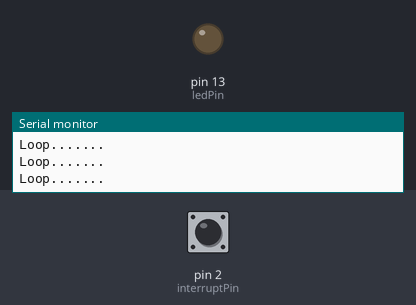
Recording of a sketch running on a simulated Arduino Uno, built with avr-gcc and run on an emulated ATmega328P. Parts: output pins drawn as LEDs (lit = HIGH), the last lines printed to the serial monitor. Inputs (shaded band) come from the test bench; at power-on: pin 2 (interruptPin) HIGH.

Above: at 1.2 s.
1.3 s: pin 2 (interruptPin) pulled LOW for 0.15 s
At 1.4 s:
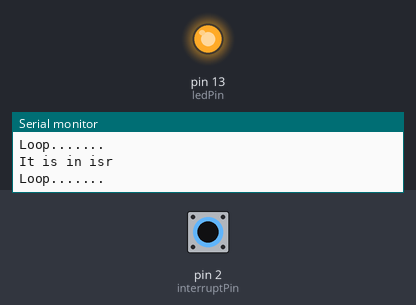
3.0 s: pin 2 (interruptPin) pulled LOW for 3.2 s
At 7.3 s:
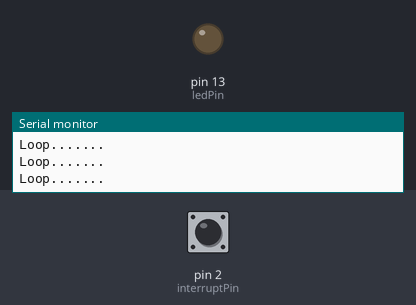
Timing chart, 0 to 8.8 s (numbered marks = the images above; inputs shaded):
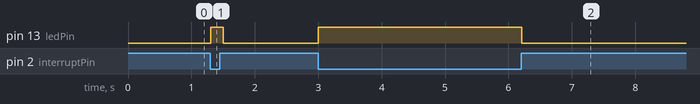

Measured:
- after the input at 1.3 s, pin 13 (ledPin): LOW → HIGH at once, → LOW 0.20 s later
- after the input at 3.0 s, pin 13 (ledPin): LOW → HIGH at once, → LOW 3.2 s later

The sketch:

interrupt_test_method1.ino
```cpp
const byte ledPin = 13;
const byte interruptPin = 2;
volatile byte state = LOW;
void setup()
{
  Serial.begin(9600);
  pinMode(ledPin, OUTPUT);
  pinMode(interruptPin, INPUT_PULLUP);
  attachInterrupt(digitalPinToInterrupt(interruptPin), blink, HIGH);
}
void loop()
{
  Serial.println("Loop....... ");
  digitalWrite(ledPin, state);
  delay(100);
}
void blink()
{
  Serial.println("It is in isr");
  state = !state;
}
```
